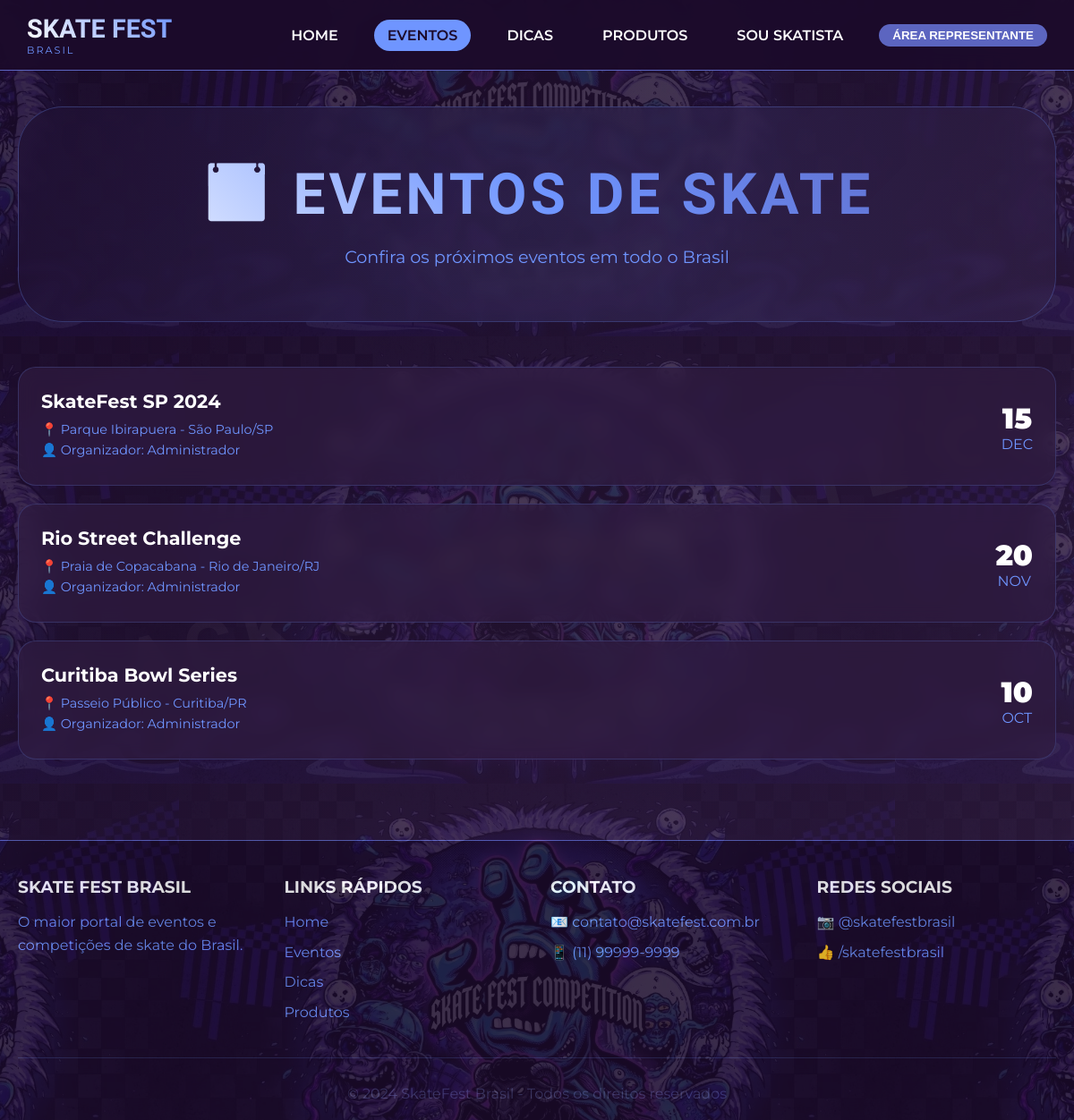
The page /skate_fest/index.php?pagina=eventos on the database its author committed.
### tables this page shows
CREATE TABLE `eventos` (
  `id` int(11) NOT NULL,
  `nome_evento` varchar(100) NOT NULL,
  `data_evento` date NOT NULL,
  `hora_evento` time DEFAULT NULL,
  `cidade` varchar(100) NOT NULL,
  `estado` char(2) NOT NULL,
  `local_evento` varchar(200) NOT NULL,
  `descricao` text DEFAULT NULL,
  `capacidade_maxima` int(11) DEFAULT 100,
  `inscritos` int(11) DEFAULT 0,
  `status` enum('agendado','andamento','finalizado','cancelado') DEFAULT 'agendado',
  `representante_id` int(11) NOT NULL,
  `created_at` timestamp NOT NULL DEFAULT current_timestamp(),
  `updated_at` timestamp NULL DEFAULT NULL ON UPDATE current_timestamp()
);

CREATE TABLE `representantes` (
  `id` int(11) NOT NULL,
  `nome_representante` varchar(100) NOT NULL,
  `email` varchar(100) NOT NULL,
  `senha` varchar(255) NOT NULL,
  `telefone` varchar(20) DEFAULT NULL,
  `ativo` tinyint(4) DEFAULT 1,
  `created_at` timestamp NOT NULL DEFAULT current_timestamp(),
  `updated_at` timestamp NULL DEFAULT NULL ON UPDATE current_timestamp()
);

### skate_fest/index.php (the view, shortened to what this page needs)
<?php
$host = 'localhost';
$dbname = 'skate_fest_competition';
$user = 'root';
$pass = '';
try {
    $pdo = new PDO("mysql:host=$host;dbname=$dbname;charset=utf8mb4", $user, $pass);
    $pdo->setAttribute(PDO::ATTR_ERRMODE, PDO::ERRMODE_EXCEPTION);
} catch(PDOException $e) {
    die("Erro de conexão: " . $e->getMessage());
}
function isRepresentanteLogado() {
    return isset($_SESSION['representante_id']);
}
$pagina = $_GET['pagina'] ?? 'home';
try {
    $eventos = $pdo->query("SELECT e.*, r.nome_representante FROM eventos e LEFT JOIN representantes r ON e.representante_id = r.id ORDER BY e.data_evento DESC")->fetchAll();
} catch(PDOException $e) {
    $eventos = [];
}
?>
<!DOCTYPE html>
<html lang="pt-BR">
<head>
    <link rel="stylesheet" href="https://cdnjs.cloudflare.com/ajax/libs/font-awesome/6.5.1/css/all.min.css">
</head>
<body>
    <nav class="navbar">
        <div class="navbar-container">
            <div class="logo">
                <h1>SKATE FEST</h1>
                <p>BRASIL</p>
            </div>
            <div class="nav-links">
                <a href="?pagina=home" class="<?= $pagina == 'home' ? 'active' : '' ?>">HOME</a>
                <a href="?pagina=eventos" class="<?= $pagina == 'eventos' ? 'active' : '' ?>">EVENTOS</a>
                <a href="?pagina=dicas" class="<?= $pagina == 'dicas' ? 'active' : '' ?>">DICAS</a>
                <a href="?pagina=produtos" class="<?= $pagina == 'produtos' ? 'active' : '' ?>">PRODUTOS</a>
                <a href="?pagina=cadastro-skatista" class="<?= $pagina == 'cadastro-skatista' ? 'active' : '' ?>">SOU SKATISTA</a>
                <?php if(isRepresentanteLogado()): ?>
                    <div class="user-info">
                        <span>👋 <?= $_SESSION['representante_nome'] ?></span>
                        <a href="?logout=1" class="btn-logout">SAIR</a>
                    </div>
                <?php else: ?>
                    <button class="btn-login" onclick="abrirModalLogin()">ÁREA REPRESENTANTE</button>
                <?php endif; ?>
            </div>
        </div>
    </nav>
    <main class="container">
        <?php if($pagina == 'home'): ?>
            <section class="hero">
                <h1>SKATE FEST BRASIL</h1>
                <p>O maior portal de eventos, competições e cultura do skate no Brasil</p>
                <div class="hero-stats">
                    <div class="hero-stat">
                        <div class="hero-stat-number">+50</div>
                        <div class="hero-stat-label">Eventos Realizados</div>
                    </div>
                    <div class="hero-stat">
                        <div class="hero-stat-number">+5.000</div>
                        <div class="hero-stat-label">Skatistas Participantes</div>
                    </div>
                    <div class="hero-stat">
                        <div class="hero-stat-number">+20</div>
                        <div class="hero-stat-label">Cidades Atendidas</div>
                    </div>
                </div>
                <div class="hero-image">
                    <img src="img/aaaaaa.png" alt="Skate action">
                </div>
            </section>
            <div class="cards-grid">
                <div class="card">
                    <div class="card-icon">🏆</div>
                    <h3>Competições</h3>
                    <p>Participe das melhores competições de skate do Brasil. Sistema de pontuação profissional e ranking atualizado.</p>
                    <?php if(isRepresentanteLogado()): ?>
                        <a href="?pagina=competicao" class="btn">Ver Competições →</a>
                    <?php else: ?>
                        <button class="btn" onclick="abrirModalLogin()">Faça login para acessar →</button>
                    <?php endif; ?>
                </div>
                <div class="card">
                    <div class="card-icon">📅</div>
                    <h3>Eventos</h3>
                    <p>Confira a agenda de eventos de skate em todo o Brasil. Encontre um perto de você e participe!</p>
                    <a href="?pagina=eventos" class="btn">Ver Eventos →</a>
                </div>
                <div class="card">
                    <div class="card-icon">💡</div>
                    <h3>Dicas</h3>
                    <p>Aprenda novas manobras, cuide do seu equipamento e evolua seu estilo com nossos especialistas.</p>
                    <a href="?pagina=dicas" class="btn">Ver Dicas →</a>
                </div>
                <div class="card">
                    <div class="card-icon">🛒</div>
                    <h3>Produtos</h3>
                    <p>As melhores marcas de skate com preços exclusivos para a comunidade SkateFest.</p>
                    <a href="?pagina=produtos" class="btn">Comprar →</a>
                </div>
                <div class="card">
                    <div class="card-icon">👔</div>
                    <h3>Sou Representante</h3>
                    <p>Cadastre seu evento e alcance skatistas de todo o Brasil. Área exclusiva para organizadores.</p>
                    <button class="btn" onclick="abrirModalLogin()">Área Restrita →</button>
                </div>
                <div class="card">
                    <div class="card-icon">🛹</div>
                    <h3>Sou Skatista</h3>
                    <p>Cadastre-se nos eventos, mostre seu talento nas competições e faça parte da maior comunidade de skate do Brasil.</p>
                    <a href="?pagina=cadastro-skatista" class="btn">Me Inscrever →</a>
                </div>
            </div>
        <?php elseif($pagina == 'eventos'): ?>
            <section class="hero">
                <h1>📅 EVENTOS DE SKATE</h1>
                <p>Confira os próximos eventos em todo o Brasil</p>
            </section>
            <div style="display: grid; gap: 20px;">
                <?php if(empty($eventos)): ?>
                    <div class="card" style="text-align: center;">
                        <p>Nenhum evento cadastrado ainda.</p>
                        <?php if(isRepresentanteLogado()): ?>
                            <button class="btn" style="margin-top: 20px;" onclick="abrirModalEvento()">Cadastrar Evento</button>
                        <?php else: ?>
                            <button class="btn" style="margin-top: 20px;" onclick="abrirModalLogin()">Login para cadastrar evento</button>
                        <?php endif; ?>
                    </div>
                <?php else: ?>
                    <?php foreach($eventos as $evento): ?>
                        <div class="evento-card">
                            <div class="evento-info">
                                <h3><?= htmlspecialchars($evento['nome_evento']) ?></h3>
                                <p>📍 <?= htmlspecialchars($evento['local_evento']) ?> - <?= htmlspecialchars($evento['cidade'])?>/<?= htmlspecialchars($evento['estado']) ?></p>
                                <p>👤 Organizador: <?= htmlspecialchars($evento['nome_representante'] ?? 'Desconhecido') ?></p>
                            </div>
                            <div class="evento-data" style="text-align: center;">
                                <div style="font-size: 2rem; font-weight: 900; color: white;"><?= date('d', strtotime($evento['data_evento'])) ?></div>
                                <div style="color: var(--light-blue);"><?= strtoupper(date('M', strtotime($evento['data_evento']))) ?></div>
                            </div>
                        </div>
                    <?php endforeach; ?>
                <?php endif; ?>
            </div>
        <?php endif; ?>
    </main>
    <footer class="footer">
        <div class="footer-content">
            <div class="footer-section"><h3>SKATE FEST BRASIL</h3><p>O maior portal de eventos e competições de skate do Brasil.</p></div>
            <div class="footer-section"><h3>LINKS RÁPIDOS</h3><a href="?pagina=home">Home</a><a href="?pagina=eventos">Eventos</a><a href="?pagina=dicas">Dicas</a><a href="?pagina=produtos">Produtos</a></div>
            <div class="footer-section"><h3>CONTATO</h3><p>📧 contato@skatefest.com.br</p><p>📱 (11) 99999-9999</p></div>
            <div class="footer-section"><h3>REDES SOCIAIS</h3><p>📷 @skatefestbrasil</p><p>👍 /skatefestbrasil</p></div>
        </div>
        <div class="footer-bottom"><p>&copy; 2024 SkateFest Brasil - Todos os direitos reservados</p></div>
    </footer>
</body>
</html>

### skate_fest/index.php (style rules this page uses)
* { margin: 0; padding: 0; box-sizing: border-box; }
:root { --deep-purple: #1C0B2B; --mid-purple: #301C41; --soft-purple: #413B6B; --vibrant-blue: #5C65C0; --light-blue: #6F95FF; --white: #FFFFFF; --off-white: #F5F5F5; --shadow: rgba(0, 0, 0, 0.3); }
body { font-family: 'Montserrat', sans-serif; background: linear-gradient(135deg, var(--deep-purple) 0%, var(--mid-purple) 100%); min-height: 100vh; position: relative; overflow-x: hidden; }
body::before { content: ""; position: fixed; top: 0; left: 0; width: 100%; height: 100%; background-image: url('img/logo.png'); background-repeat: repeat; background-position: center; background-size: 800px 500px; opacity: 0.15; pointer-events: none; z-index: 0; }
body::after { content: "BLACK SHEEP SKATE CO."; position: fixed; top: 50%; left: 50%; transform: translate(-50%, -50%) rotate(-15deg); font-family: 'Barlow Condensed', 'Arial Black', sans-serif; font-weight: 900; font-size: 85px; color: rgba(255, 255, 255, 0.04); white-space: nowrap; letter-spacing: 12px; pointer-events: none; z-index: 0; text-align: center; width: 100%; text-transform: uppercase; }
.navbar { background: rgba(28, 11, 43, 0.95); backdrop-filter: blur(10px); padding: 15px 30px; position: sticky; top: 0; z-index: 1000; border-bottom: 1px solid var(--vibrant-blue); }
.navbar-container { max-width: 1400px; margin: 0 auto; display: flex; justify-content: space-between; align-items: center; flex-wrap: wrap; gap: 20px; }
.logo h1 { font-family: 'Barlow Condensed', sans-serif; font-size: 1.8rem; background: linear-gradient(45deg, var(--white), var(--light-blue)); -webkit-background-clip: text; -webkit-text-fill-color: transparent; }
.logo p { color: var(--light-blue); font-size: 0.7rem; letter-spacing: 2px; }
.nav-links { display: flex; gap: 25px; flex-wrap: wrap; align-items: center; }
.nav-links a { color: var(--white); text-decoration: none; font-weight: 600; transition: all 0.3s ease; padding: 8px 15px; border-radius: 25px; }
.nav-links a:hover, .nav-links a.active { background: var(--light-blue); color: var(--deep-purple); }
.btn-login { background: var(--vibrant-blue); padding: 5px 15px; border-radius: 20px; border: none; cursor: pointer; color: white; font-weight: 600; }
.container { max-width: 1400px; margin: 0 auto; padding: 40px 20px; position: relative; z-index: 1; }
.hero { text-align: center; padding: 60px 20px; background: linear-gradient(135deg, rgba(28, 11, 43, 0.8), rgba(48, 28, 65, 0.6)); border-radius: 50px; margin-bottom: 50px; backdrop-filter: blur(5px); border: 1px solid rgba(111, 149, 255, 0.3); position: relative; overflow: hidden; }
.hero::before { content: ""; position: absolute; top: -50%; left: -50%; width: 200%; height: 200%; background: radial-gradient(circle, rgba(111,149,255,0.1) 0%, transparent 70%); animation: rotate 20s linear infinite; }
.hero h1 { font-family: 'Barlow Condensed', sans-serif; font-size: 4rem; background: linear-gradient(45deg, var(--white), var(--light-blue), var(--vibrant-blue)); -webkit-background-clip: text; -webkit-text-fill-color: transparent; margin-bottom: 20px; position: relative; z-index: 1; letter-spacing: 4px; }
.hero p { color: var(--light-blue); font-size: 1.2rem; max-width: 700px; margin: 0 auto; position: relative; z-index: 1; }
.footer { background: rgba(28, 11, 43, 0.95); padding: 40px 20px 20px; margin-top: 50px; border-top: 1px solid var(--vibrant-blue); }
.footer-content { max-width: 1400px; margin: 0 auto; display: grid; grid-template-columns: repeat(auto-fit, minmax(250px, 1fr)); gap: 30px; }
.footer-section h3 { color: var(--white); margin-bottom: 15px; }
.footer-section p, .footer-section a { color: var(--light-blue); line-height: 1.6; text-decoration: none; display: block; margin: 8px 0; }
.footer-bottom { text-align: center; padding-top: 30px; margin-top: 30px; border-top: 1px solid rgba(111, 149, 255, 0.2); color: var(--soft-purple); }
.evento-card { background: rgba(48, 28, 65, 0.7); backdrop-filter: blur(10px); border-radius: 20px; padding: 25px; display: flex; justify-content: space-between; align-items: center; flex-wrap: wrap; gap: 20px; border: 1px solid rgba(111, 149, 255, 0.2); transition: all 0.3s ease; }
.evento-info h3 { color: var(--white); margin-bottom: 10px; font-size: 1.3rem; }
.evento-info p { color: var(--light-blue); margin: 5px 0; font-size: 0.9rem; }

### rows shown on the page
eventos: nome_evento "SkateFest SP 2024", local_evento "Parque Ibirapuera", cidade "São Paulo", estado "SP", representante.nome_representante "Administrador", data_evento "15", data_evento "DEC"
eventos: nome_evento "Rio Street Challenge", local_evento "Praia de Copacabana", cidade "Rio de Janeiro", estado "RJ", representante.nome_representante "Administrador", data_evento "20", data_evento "NOV"
eventos: nome_evento "Curitiba Bowl Series", local_evento "Passeio Público", cidade "Curitiba", estado "PR", representante.nome_representante "Administrador", data_evento "10", data_evento "OCT"
